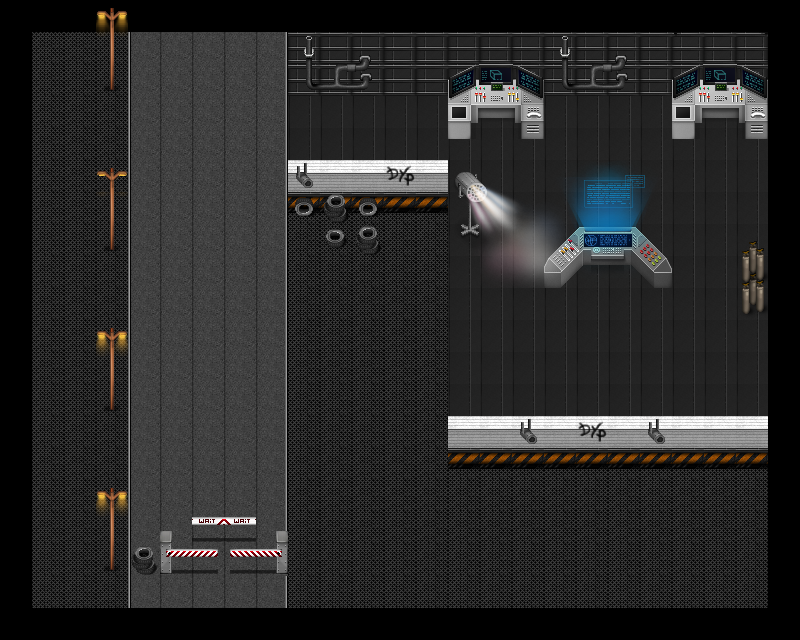

Rendered tile map (Tiled .tmx) drawn with the repository's tilesets; below, a short description and the map source with its tile grids summarised:
An orthogonal 25x20 tile map with 32x32 px tiles, 11 tile layers (Music, Rick, teleport_to_platform, Street, ...), 2 tilesets and 10 objects.

<map version="1.4" tiledversion="1.4.3" orientation="orthogonal" renderorder="right-down" width="25" height="20" tilewidth="32" tileheight="32" infinite="0" nextlayerid="18" nextobjectid="12">
 <editorsettings>
  <export target="cyber_map.json" format="json" />
 </editorsettings>
 <tileset firstgid="1" name="kauzz-streets-tilee" tilewidth="32" tileheight="32" tilecount="256" columns="16">
  <image source="./kauzz.itch.io/streets-tilee-v2.png" width="512" height="512" />
  <tile id="72">
   <animation>
    <frame tileid="72" duration="100" />
    <frame tileid="88" duration="100" />
    <frame tileid="72" duration="3000" />
    <frame tileid="88" duration="100" />
    <frame tileid="72" duration="100" />
   </animation>
  </tile>
  <tile id="121">
   <objectgroup draworder="index" id="2">
    <object id="1" x="12.1739" y="0.2746" width="8.69565" height="31.3043">
     <properties>
      <property name="Probability" type="float" value="1" />
      <property name="collides" type="bool" value="true" />
     </properties>
    </object>
   </objectgroup>
  </tile>
  <tile id="144">
   <properties>
    <property name="collides" type="bool" value="true" />
   </properties>
  </tile>
  <tile id="178">
   <objectgroup draworder="index" id="2">
    <object id="1" x="1.55606" y="1.28146" width="29.016" height="29.1076" />
   </objectgroup>
  </tile>
  <tile id="195">
   <objectgroup draworder="index" id="2">
    <object id="1" x="0.0915332" y="0.2746" width="4.85126" height="31.3959" />
    <object id="2" x="0.366133" y="0.183066" width="31.4874" height="5.58352" />
   </objectgroup>
  </tile>
  <tile id="196">
   <objectgroup draworder="index" id="2">
    <object id="1" x="0.183066" y="0.183066" width="31.4874" height="5.67506" />
    <object id="2" x="26.8192" y="0.183066" width="5.03432" height="31.8535" />
   </objectgroup>
  </tile>
  <tile id="211">
   <objectgroup draworder="index" id="2">
    <object id="1" x="0.0915332" y="0.2746" width="5.12586" height="31.5789" />
    <object id="2" x="0.183066" y="19.0389" width="31.762" height="12.9977" />
   </objectgroup>
  </tile>
  <tile id="212">
   <objectgroup draworder="index" id="3">
    <object id="4" x="0.183066" y="19.0389" width="31.762" height="12.9062" />
    <object id="5" x="26.7277" y="0.2746" width="5.30892" height="19.1304" />
   </objectgroup>
  </tile>
 </tileset>
 <tileset firstgid="257" name="neotiles" tilewidth="32" tileheight="32" tilecount="256" columns="16">
  <image source="./kauzz.itch.io/neotiles.png" width="512" height="512" />
  <terraintypes>
   <terrain name="New Terrain" tile="0" />
  </terraintypes>
  <tile id="0">
   <animation>
    <frame tileid="126" duration="1000" />
    <frame tileid="127" duration="1000" />
   </animation>
  </tile>
  <tile id="127">
   <animation>
    <frame tileid="127" duration="2000" />
    <frame tileid="126" duration="2000" />
   </animation>
  </tile>
 </tileset>
 <layer id="15" name="Music" width="25" height="20" opacity="0">
  <properties>
   <property name="playAudio" value="https://tvluke.de/hl2d/cyber_map/cyber_8_bit.mp3" />
  </properties>
  <data>[500 cells, 455 non-empty, 1 distinct tile ids]</data>
 </layer>
 <layer id="17" name="Rick" width="25" height="20" opacity="0">
  <properties>
   <property name="playAudio" value="https://tvluke.de/hl2d/rick/8_bit_rick.mp3" />
  </properties>
  <data>[500 cells, 1 non-empty, 1 distinct tile ids]</data>
 </layer>
 <layer id="7" name="teleport_to_platform" width="25" height="20">
  <data>[500 cells, 0 non-empty, 0 distinct tile ids]</data>
 </layer>
 <layer id="8" name="Street" width="25" height="20">
  <data>[500 cells, 259 non-empty, 2 distinct tile ids]</data>
 </layer>
 <layer id="14" name="Street2" width="25" height="20">
  <data>[500 cells, 35 non-empty, 2 distinct tile ids]</data>
 </layer>
 <layer id="3" name="Building" width="25" height="20">
  <data>[500 cells, 170 non-empty, 4 distinct tile ids]</data>
 </layer>
 <layer id="9" name="ObjectsUnderPlayer" width="25" height="20">
  <data>[500 cells, 60 non-empty, 36 distinct tile ids]</data>
 </layer>
 <objectgroup id="2" name="floorLayer" />
 <layer id="5" name="ObjectsOverPlayer" width="25" height="20">
  <data>[500 cells, 24 non-empty, 19 distinct tile ids]</data>
 </layer>
 <layer id="16" name="OtherLampLayer" width="25" height="20">
  <data>[500 cells, 14 non-empty, 14 distinct tile ids]</data>
 </layer>
 <layer id="6" name="start" width="25" height="20" opacity="0">
  <data>[500 cells, 5 non-empty, 1 distinct tile ids]</data>
 </layer>
 <layer id="13" name="Collisions" width="25" height="20" opacity="0">
  <data>[500 cells, 161 non-empty, 1 distinct tile ids]</data>
 </layer>
</map>
